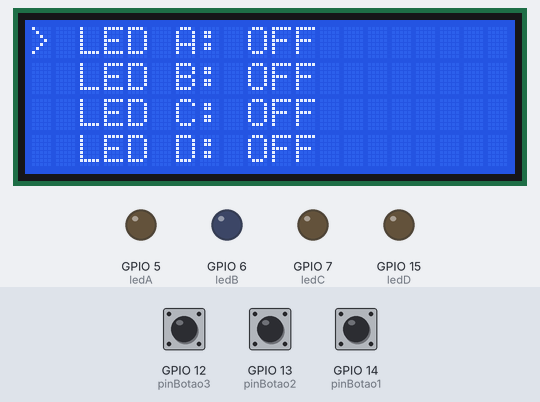
Recording of a program running on a simulated ESP32-S3. Parts: 20×4 character LCD, output pins drawn as LEDs (lit = HIGH). The inputs (shaded band) are chosen by the test bench; at power-on: GPIO 12 (pinBotao3) HIGH, GPIO 13 (pinBotao2) HIGH, GPIO 14 (pinBotao1) HIGH.

Above: at 1.3 s.
1.4 s: GPIO 12 (pinBotao3) pulled LOW for 0.15 s
At 2.1 s:
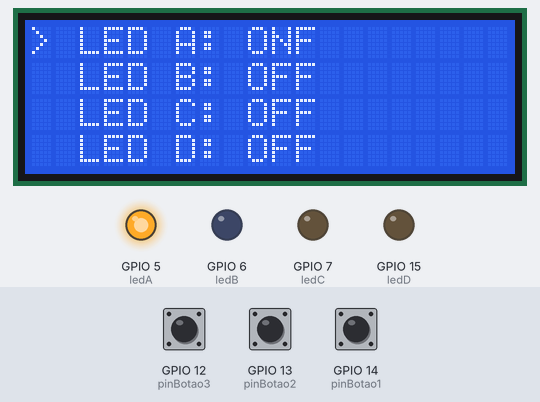
3.0 s: GPIO 13 (pinBotao2) pulled LOW for 0.15 s
4.6 s: GPIO 12 (pinBotao3) pulled LOW for 1 s
At 5.6 s:
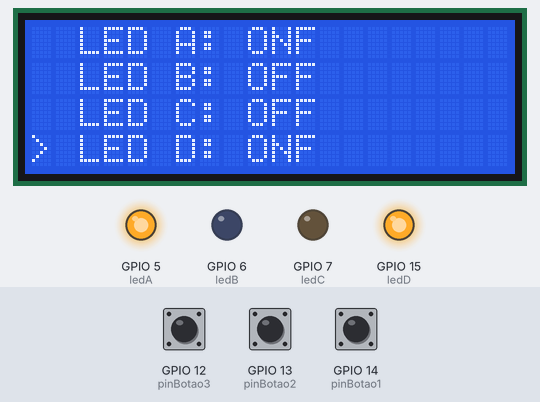
7.1 s: GPIO 14 (pinBotao1) pulled LOW for 0.15 s
8.7 s: GPIO 12 (pinBotao3) pulled LOW for 0.15 s
At 10.0 s:
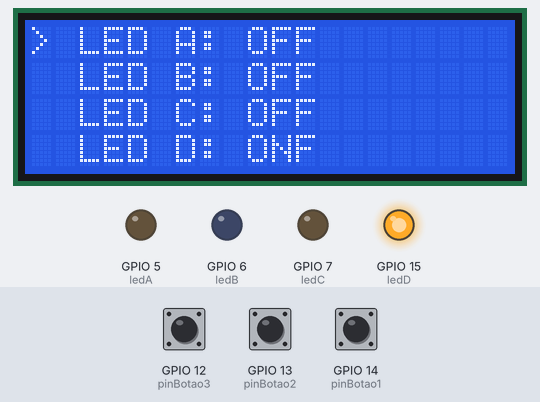
10.3 s: GPIO 13 (pinBotao2) pulled LOW for 1 s
Timing chart, 0 to 13.3 s (numbered marks = the images above; inputs shaded):
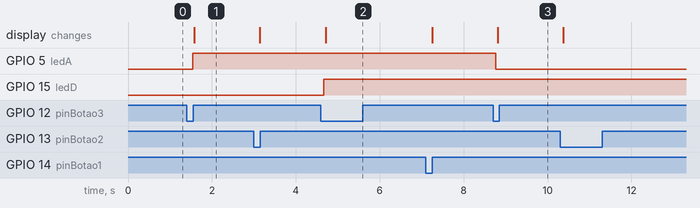

The program:

main.cpp
```cpp
#include <Arduino.h>
#include <LiquidCrystal_I2C.h>

LiquidCrystal_I2C lcd(0x27, 20, 4);

const int ledA = 5;
const int ledB = 6;
const int ledC = 7;
const int ledD = 15;

const int pinBotao1 = 14;
const int pinBotao2 = 13;
const int pinBotao3 = 12;

static int selecaoAnterior = 0;

bool estadoLedA = false;
bool estadoLedB = false;
bool estadoLedC = false;
bool estadoLedD = false;

int selecao = 0;

void setup()
{
    lcd.init();
    lcd.backlight();

    pinMode(ledA, OUTPUT);
    pinMode(ledB, OUTPUT);
    pinMode(ledC, OUTPUT);
    pinMode(ledD, OUTPUT);

    pinMode(pinBotao1, INPUT_PULLUP);
    pinMode(pinBotao2, INPUT_PULLUP);
    pinMode(pinBotao3, INPUT_PULLUP);

    // TELA INICIAL

    lcd.setCursor(2, 0);
    lcd.print("LED A: OFF");

    lcd.setCursor(2, 1);
    lcd.print("LED B: OFF");

    lcd.setCursor(2, 2);
    lcd.print("LED C: OFF");

    lcd.setCursor(2, 3);
    lcd.print("LED D: OFF");

    lcd.setCursor(0, 0);
    lcd.print(">");
}

void loop()
{

    bool botaoAtual1 = digitalRead(pinBotao1);
    bool botaoAtual2 = digitalRead(pinBotao2);
    bool botaoAtual3 = digitalRead(pinBotao3);

    static bool botaoAnterior1 = HIGH;
    static bool botaoAnterior2 = HIGH;
    static bool botaoAnterior3 = HIGH;

    // BOTAO 1 - DESCE

    if (botaoAnterior1 == HIGH && botaoAtual1 == LOW)
    {
        selecao++;
        if (selecao > 3) selecao = 0;
    }

    // BOTAO 2 - SOBE

    if (botaoAnterior2 == HIGH && botaoAtual2 == LOW)
    {
        selecao--;
        if (selecao < 0) selecao = 3;
    }

    // BOTAO 3 - LIGA/DESLIGA O LED SELECIONADO

    if (botaoAnterior3 == HIGH && botaoAtual3 == LOW)
    {
        if (selecao == 0)
        {
            estadoLedA = !estadoLedA;
            digitalWrite(ledA, estadoLedA);
        }
        else if (selecao == 1)
        {
            estadoLedB = !estadoLedB;
            digitalWrite(ledB, estadoLedB);
        }
        else if (selecao == 2)
        {
            estadoLedC = !estadoLedC;
            digitalWrite(ledC, estadoLedC);
        }
        else if (selecao == 3)
        {
            estadoLedD = !estadoLedD;
            digitalWrite(ledD, estadoLedD);
        }
    }


    lcd.setCursor(2, 0);
    lcd.print("LED A: ");
    if (estadoLedA == true) lcd.print("ON");
    else lcd.print("OFF");

    lcd.setCursor(2, 1);
    lcd.print("LED B: ");
    if (estadoLedB == true) lcd.print("ON");
    else lcd.print("OFF");

    lcd.setCursor(2, 2);
    lcd.print("LED C: ");
    if (estadoLedC == true) lcd.print("ON");
    else lcd.print("OFF");

    lcd.setCursor(2, 3);
    lcd.print("LED D: ");
    if (estadoLedD == true) lcd.print("ON");
    else lcd.print("OFF");


   lcd.setCursor(0, selecaoAnterior);
   lcd.print(" ");

   lcd.setCursor(0, selecao);
   lcd.print(">");

selecaoAnterior = selecao;

    botaoAnterior1 = botaoAtual1;
    botaoAnterior2 = botaoAtual2;
    botaoAnterior3 = botaoAtual3;

    delay(100);
}
```

Measured:
- after the input at 1.4 s, GPIO 5 (ledA): LOW → HIGH after 0.14 s; the display: changes after 0.18 s (image 1)
- after the input at 4.6 s, GPIO 15 (ledD): LOW → HIGH after 0.07 s; the display: changes after 0.11 s (image 2)
- after the input at 8.7 s, GPIO 5 (ledA): HIGH → LOW after 0.07 s; the display: changes after 0.11 s (image 3)
